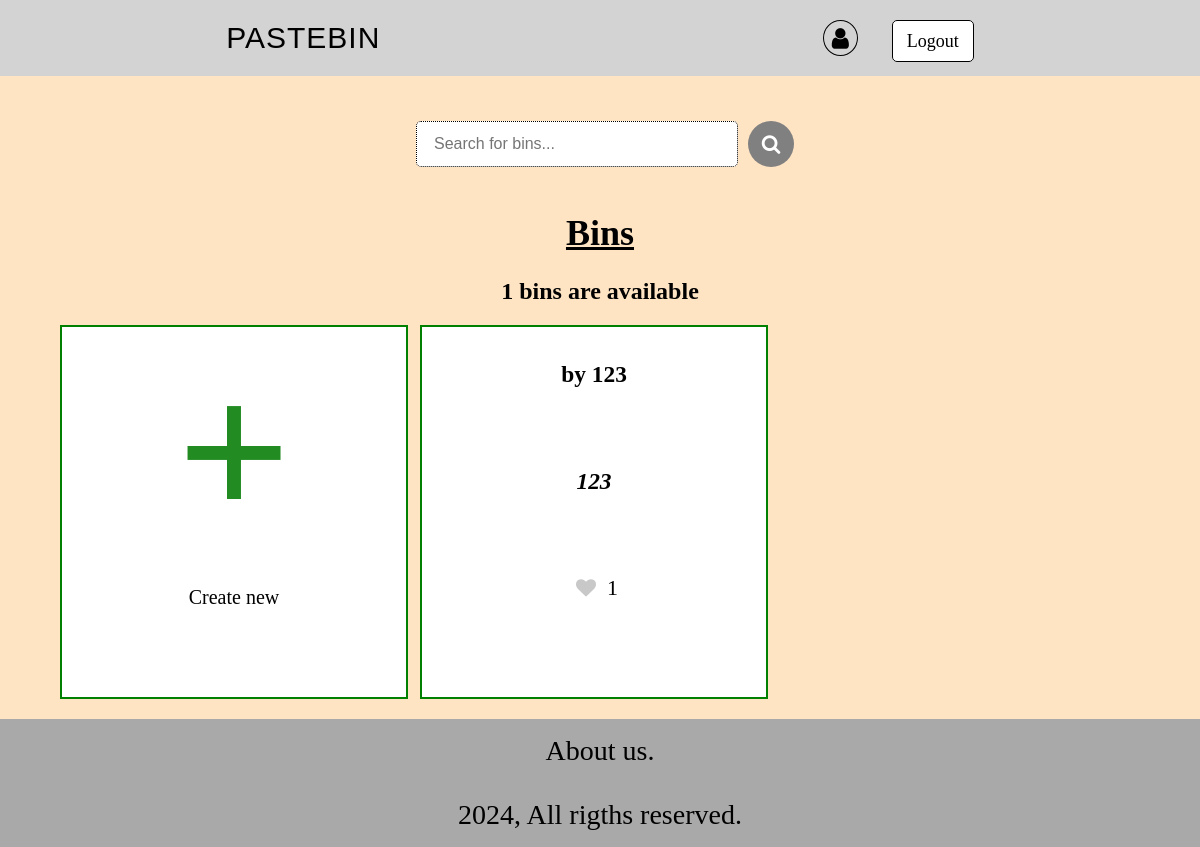
Page / (signed in) on the committed database.
### app/models.py (models this page shows, shortened)
class Bin(models.Model):
    host = models.ForeignKey(User, on_delete = models.SET_NULL, null = True)
    name = models.CharField(max_length = 999, blank = False)
    description = models.TextField(null = False)
    updated = models.DateTimeField(auto_now = True)
    created = models.DateTimeField(auto_now_add = True)
    likes = models.ManyToManyField(User, related_name = 'bin_like' )
    class Meta:
        ordering = ['-updated', '-created']
    def total_likes(self):
        return self.likes.count()

class User(AbstractUser):
    username = models.CharField(max_length = 200, blank = False)
    email = models.EmailField(unique = True, null = True)
    bio = models.TextField(blank = True, default = '')
    USERNAME_FIELD = 'email'
    REQUIRED_FIELDS = ['username']

### app/views.py (the view)
# urls.py: path('', views.home_page, name = 'home'),
def home_page(request):
    q = request.GET.get('q') if request.GET.get('q') is not None else ''
    bins = Bin.objects.filter(
        Q(name__icontains=q) |
        Q(description__icontains=q)
    )
    bin_count = bins.count()
    context = {'bins' : bins, 'bin_count' : bin_count, 'q':  q}
    return render(request, 'app/home.html', context)

### app/templates/app/home.html (shortened to what this page needs)
{% extends 'base.html' %}
{% block content %}
<form method="GET" action="{% url 'home' %}" class="search">
    <div class="input">
    <input type="text" name="q" placeholder="Search for bins..." value="{{q}}"/>
    </div>
    <button type="submit"><i class="fa fa-search" aria-hidden="true"></i></button>
</form>
<h1>Bins</h1>
<div>
    <h2>{{bin_count}} bins are available</h2>
    <div class="bin-container">
        <a href="{% url 'create_bin' %}" id="create">
        <div class="bin-value">
            <span>+</span>
            <p>Create new</p>
        </div>
        </a>
        {%for bin in bins %}
            <div class="bin-value">
                {% if request.user != bin.host %}
                    <h3> by <a href="{% url 'user_profile' bin.host.id %}">{{bin.host.username}}</a></h3>
                {% endif %}
                <h3 style="font-style: italic; margin: 80px auto"><a href="{% url 'bin' bin.id %}">{{bin.name}}</a></h3>
                {% if request.user.is_authenticated %}
                    {% if request.user != bin.host %}
                        {% if request.user not in bin.likes.all %}
                            <form action="{% url 'like_bin' bin.id %}" method="POST">
                                <button type="submit" name="bin_id" value="{{bin.id}}" class="like-btn">
                                    <i class="fa fa-heart"></i>
                                </button>
                                <span style="font-size: 22px; vertical-align: middle;">{{bin.total_likes}}</span>
                            </form>
                        {% endif %}
                    {% else %}
                        <i class="fa fa-heart active" style="margin: auto 30px;"></i>
                        <span style="font-size: 22px; vertical-align: middle;">{{bin.total_likes}}</span>
                        <br/>
                    {% endif %}
                {% endif %}
            </div>
        {% endfor %}
    </div>
</div>
{% endblock %}

### static/styles/main.css (style rules this page uses)
body { margin: 0; padding: 0; box-sizing: border-box; position: relative; background-color: bisque; }
h1 { font-size: 36px; text-decoration: underline; }
a { text-decoration: none; color: black; }
i.fa-search { color: #fff; }
i.fa-heart { font-size: 20px; }
.like-btn { border: none; vertical-align: middle; background-color: transparent; color: rgb(200, 200, 200); }
#create span { font-weight: 900; font-size: 200px; color: forestgreen }

### rows in the picture
Bin: host.username "123", name "123", total_likes "1"

### other values in the picture
{{ bin_count }} "1"
